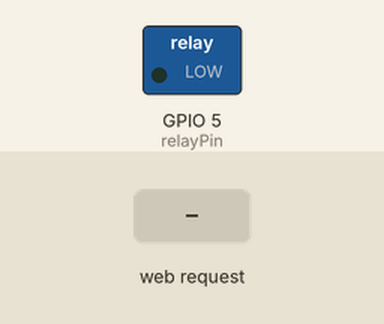
Simulated run of this sketch. Board: ESP8266 (NodeMCU). Shown: switched loads named in the sketch (green lamp = pin HIGH). The test bench sets the inputs (shaded band). WiFi joins after 1.5 s; servers stay silent unless stated; what the sketch prints to the serial monitor is not drawn.

Above: at 2.7 s.
2.8 s: HTTP request GET /switchOn received
At 3.1 s:
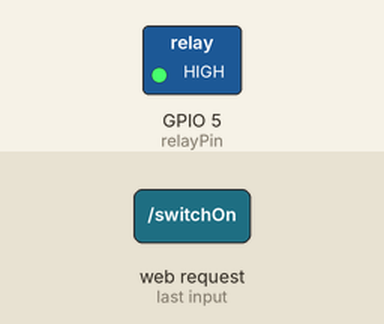
4.3 s: HTTP request GET /switchOff received
At 5.5 s:
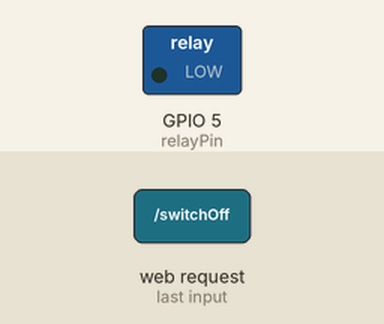
Timing chart, 0 to 7.3 s (numbered marks = the images above; inputs shaded):
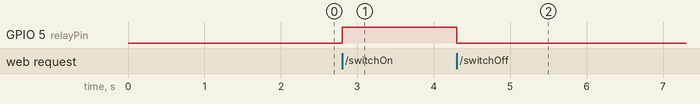

The sketch:

http-relay-switch.ino
```cpp
#include <ESP8266WiFi.h>
#include <ESP8266WebServer.h>

// relay setup
const int relayPin = 5;
int relayState = LOW;

// wifi setup
const char* ssid = "";
const char* password = "";

// http server setup
ESP8266WebServer server(80);

void handleSwitchOn() {
  if (server.method() != HTTP_GET) {
    server.send(405, "text/plain", "Method not allowed");
  } else {
    relayState = HIGH;
    digitalWrite(relayPin, relayState);
    server.send(200, "text/plain", "");
  }
}

void handleSwitchOff() {
  if (server.method() != HTTP_GET) {
    server.send(405, "text/plain", "Method not allowed");
  } else {
    relayState = LOW;
    digitalWrite(relayPin, relayState);
    server.send(200, "text/plain", "");
  }
}

void handleSwitchStatus() {
  if (server.method() != HTTP_GET) {
    server.send(405, "text/plain", "Method not allowed");
  } else {
    char msg[10];
    sprintf(msg, "%d", relayState);
    Serial.println(msg);
    server.send(200, "text/plain", msg);
  }
}

void handleNotFound() {
  server.send(404, "text/plain", "Not found");
}

void setup() {
  Serial.begin(115200);
  Serial.println();

  WiFi.mode(WIFI_STA);
  WiFi.begin(ssid, password);
  while (WiFi.status() != WL_CONNECTED) {
    delay(500);
    Serial.print(".");
  }
  Serial.println();
  Serial.print("Connected! IP: ");
  Serial.println(WiFi.localIP());

  pinMode(relayPin, OUTPUT);
  digitalWrite(relayPin, relayState);

  // server setup
  server.on("/switchOn", handleSwitchOn);
  server.on("/switchOff", handleSwitchOff);
  server.on("/switchStatus", handleSwitchStatus);
  server.onNotFound(handleNotFound);

  // start server
  server.begin();
  Serial.println("Server started");
}

void loop() {
  server.handleClient();
}
```

Measured:
- after the input at 2.8 s, GPIO 5 (relayPin): LOW → HIGH at once
- after the input at 4.3 s, GPIO 5 (relayPin): HIGH → LOW at once
